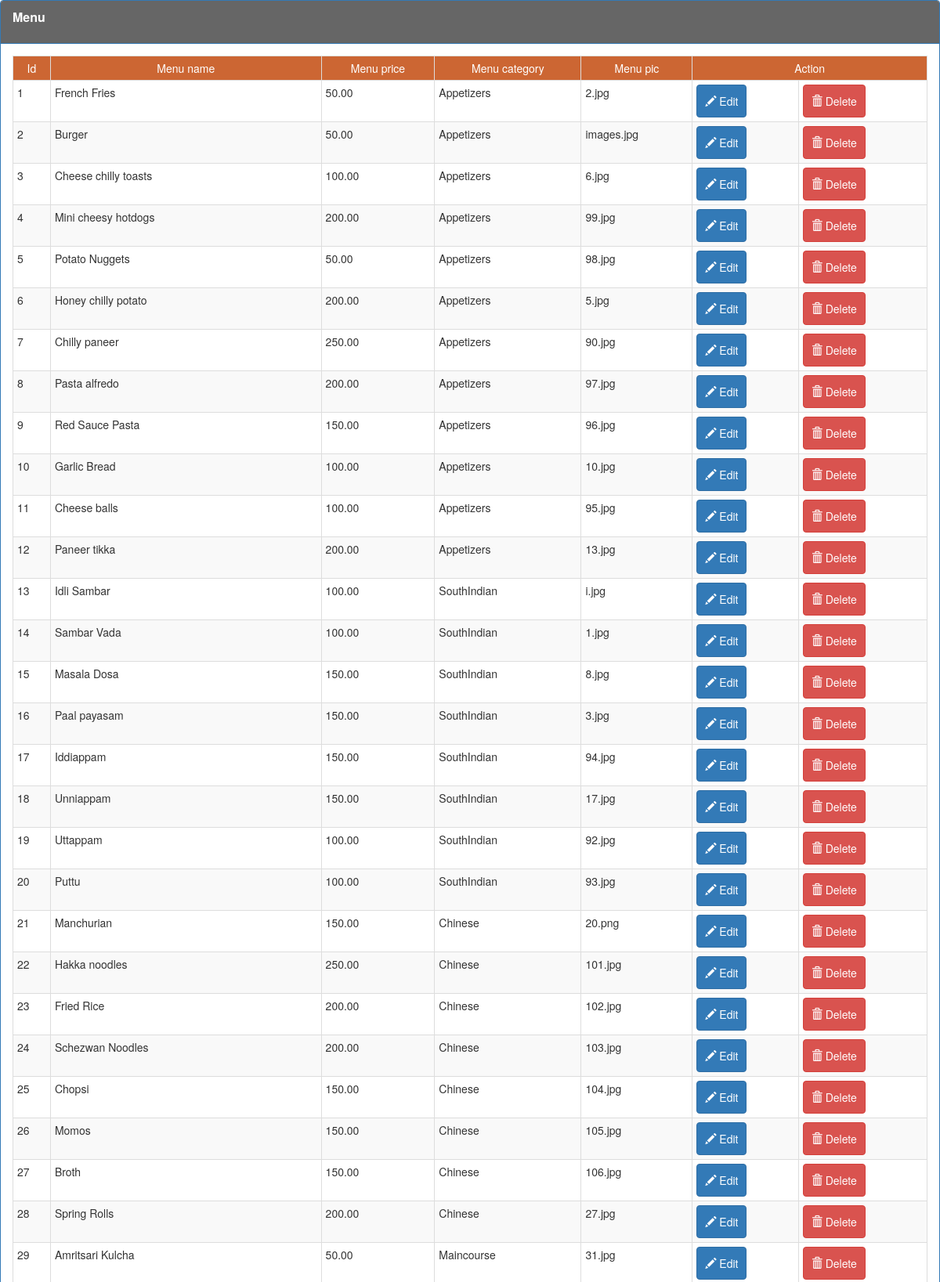
The page /viewmenu.php (signed in, upper part) on the database its author committed.
### tables this page shows
CREATE TABLE `menu` (
  `id` int(11) NOT NULL,
  `Name` varchar(255) NOT NULL,
  `price` varchar(255) NOT NULL,
  `category` varchar(255) NOT NULL,
  `pic` varchar(255) DEFAULT NULL
);

### viewmenu.php (the view, shortened to what this page needs)
<?php
 if(isset($_SESSION['email']))
 {
  ?><?php
 include('connect.php');
 $sql="select * from menu";
 $res=mysqli_query($con,$sql);
 ?>
 <!DOCTYPE html>
 <html>
 <head>
    <link rel="stylesheet" href="css/bootstrap.min.css" type="text/css" />
<link href="font-awesome-4.3.0/css/font-awesome.min.css" rel="stylesheet">
 </head>
 <body>
  <div class="panel panel-primary">
 <div class="panel-heading" style="background-color:#666; height:55px; font-weight:bold; font-size:16px;"> Menu</div>
 <div class="panel-body">
     <table class="table table-bordered table-condensed table-striped table-responsive">
       <tr style="background-color:#C63; color:white;" align="center">
          <td>Id</td>
          <td>Menu name</td>
          <td>Menu price</td>
          <td>Menu category</td>
          <td>Menu pic</td>
          <td colspan="2">Action</td>
       </tr>
  <?php
    while($row=mysqli_fetch_array($res))
	  {
   ?>
       <tr>
           <td><?php echo $row['id'];?></td>
           <td><?php echo $row['Name'];?></td>
           <td><?php echo $row['price'];?></td>
           <td><?php echo $row['category'];?></td>
           <td><?php echo $row['pic'];?></td>
           <td><a class="btn btn-primary" href="menuedit.php?id=<?php echo $row['id']?>" style="padding:10px;"><span class="glyphicon glyphicon-pencil"></span> Edit</a></td>
           <td><a class="btn btn-danger" href="userdelete.php?id=<?php echo $row['id']?>" style="padding:10px;"onClick="return confirm('Are you sure want to delete?')"><span class="glyphicon glyphicon-trash"></span> Delete</a></td>
       </tr>
       <?php
    }?>
	 </table>
    </div>
</div>
</body>
</html>
<?php
  }
     else
     {
      header("location:Dashboard.php?login= Your not allowed to access this area");
        exit();
    }
   ?>

### rows shown on the page
menu: id "1", Name "French Fries", price "50.00", category "Appetizers", pic "2.jpg"
menu: id "2", Name "Burger", price "50.00", category "Appetizers", pic "images.jpg"
menu: id "3", Name "Cheese chilly toasts", price "100.00", category "Appetizers", pic "6.jpg"
menu: id "4", Name "Mini cheesy hotdogs", price "200.00", category "Appetizers", pic "99.jpg"
menu: id "5", Name "Potato Nuggets", price "50.00", category "Appetizers", pic "98.jpg"
menu: id "6", Name "Honey chilly potato", price "200.00", category "Appetizers", pic "5.jpg"
menu: id "7", Name "Chilly paneer", price "250.00", category "Appetizers", pic "90.jpg"
menu: id "8", Name "Pasta alfredo", price "200.00", category "Appetizers", pic "97.jpg"
menu: id "9", Name "Red Sauce Pasta", price "150.00", category "Appetizers", pic "96.jpg"
menu: id "10", Name "Garlic Bread", price "100.00", category "Appetizers", pic "10.jpg"
menu: id "11", Name "Cheese balls", price "100.00", category "Appetizers", pic "95.jpg"
menu: id "12", Name "Paneer tikka", price "200.00", category "Appetizers", pic "13.jpg"
menu: id "13", Name "Idli Sambar", price "100.00", category "SouthIndian", pic "i.jpg"
menu: id "14", Name "Sambar Vada", price "100.00", category "SouthIndian", pic "1.jpg"
menu: id "15", Name "Masala Dosa", price "150.00", category "SouthIndian", pic "8.jpg"
menu: id "16", Name "Paal payasam", price "150.00", category "SouthIndian", pic "3.jpg"
menu: id "17", Name "Iddiappam", price "150.00", category "SouthIndian", pic "94.jpg"
menu: id "18", Name "Unniappam", price "150.00", category "SouthIndian", pic "17.jpg"
menu: id "19", Name "Uttappam", price "100.00", category "SouthIndian", pic "92.jpg"
menu: id "20", Name "Puttu", price "100.00", category "SouthIndian", pic "93.jpg"
menu: id "21", Name "Manchurian", price "150.00", category "Chinese", pic "20.png"
menu: id "22", Name "Hakka noodles", price "250.00", category "Chinese", pic "101.jpg"
menu: id "23", Name "Fried Rice", price "200.00", category "Chinese", pic "102.jpg"
menu: id "24", Name "Schezwan Noodles", price "200.00", category "Chinese", pic "103.jpg"
menu: id "25", Name "Chopsi", price "150.00", category "Chinese", pic "104.jpg"
menu: id "26", Name "Momos", price "150.00", category "Chinese", pic "105.jpg"
menu: id "27", Name "Broth", price "150.00", category "Chinese", pic "106.jpg"
menu: id "28", Name "Spring Rolls", price "200.00", category "Chinese", pic "27.jpg"
menu: id "29", Name "Amritsari Kulcha", price "50.00", category "Maincourse", pic "31.jpg"
